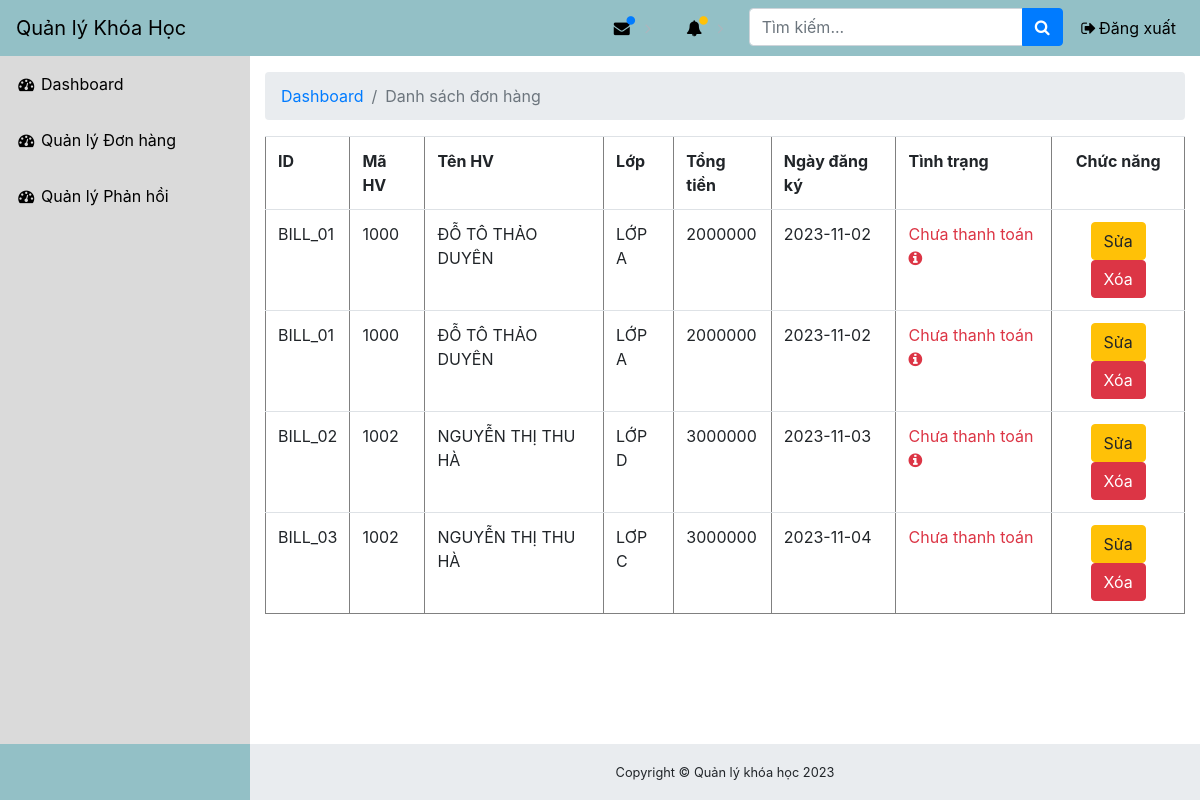
Page /index.php?action=listBill (signed in) on the earlier database version.
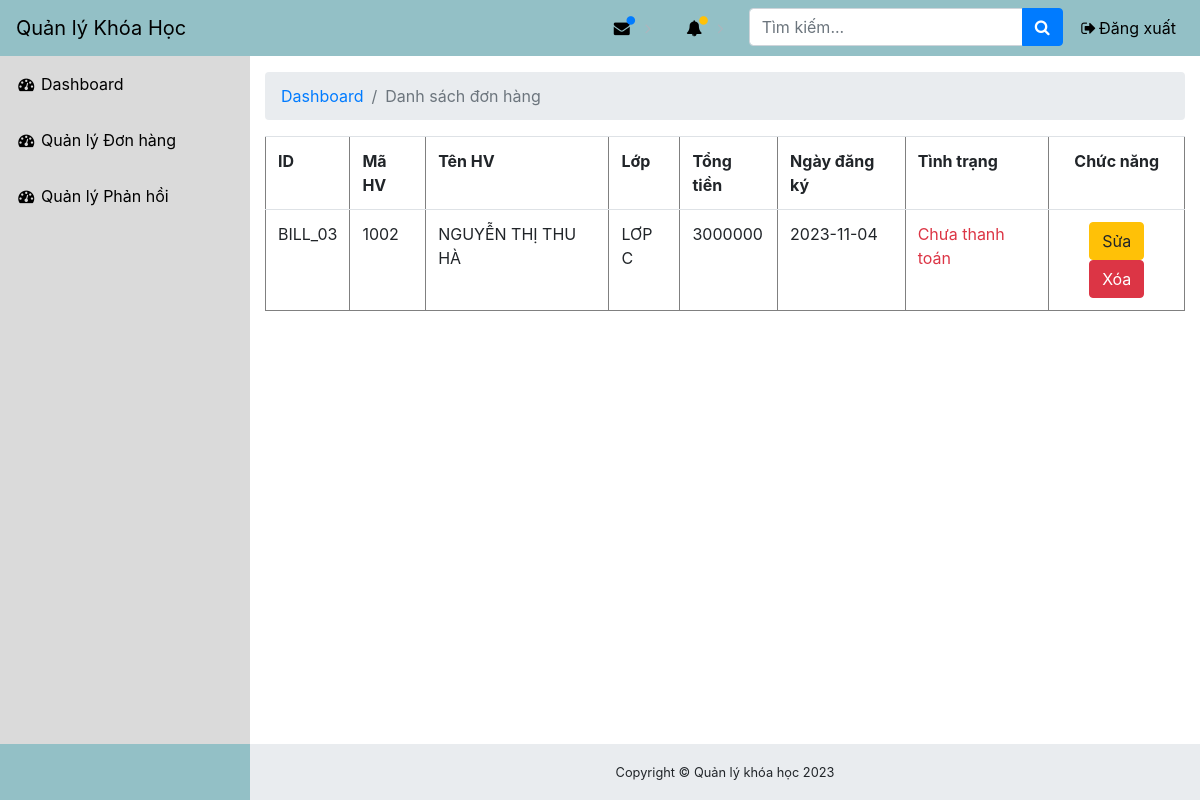
Same page on the later database version.
### tables this page shows
CREATE TABLE `bill` (
  `id_bill` varchar(10) NOT NULL,
  `date_bill` date NOT NULL,
  `id_hv` varchar(10) NOT NULL,
  `id_ql` varchar(10) NOT NULL,
  `id_class` varchar(10) NOT NULL,
  `total` double NOT NULL,
  `paid` tinyint(1) NOT NULL DEFAULT '0'
);

CREATE TABLE `student` (
  `id_hv` varchar(10) NOT NULL,
  `name` text NOT NULL,
  `gender` text NOT NULL,
  `date _of_birth` date NOT NULL,
  `phone` varchar(10) NOT NULL,
  `address` text NOT NULL,
  `email` varchar(100) NOT NULL,
  `level` varchar(10) NOT NULL
);

CREATE TABLE `class` (
  `id_class` varchar(10) NOT NULL,
  `name` text NOT NULL,
  `id_gv` varchar(10) NOT NULL,
  `level` varchar(10) NOT NULL,
  `id_course` varchar(10) NOT NULL,
  `time_start` time NOT NULL,
  `time_end` time NOT NULL
);

CREATE TABLE `payments` (
  `id` bigint NOT NULL,
  `id_bill` varchar(10) NOT NULL,
  `content` text,
  `created_at` timestamp NULL DEFAULT NULL,
  `updated_at` timestamp NULL DEFAULT NULL
);

### controllers/BillController.php (called while the page is built, shortened)
<?php
class BillController
{
    private $billModel;
    public function __construct($billModel, $managerModel, $classModel, $courseModel, $studentModel, $paymentModel)
    {
        $this->billModel = $billModel;
    }
    public function index($page = 1, $pageSize = 10)
    {
        try {
            $user_id = $_SESSION['user_id'];
            $role = $_SESSION['role'];
            if ($role != 'HV') {
                $user_id = null;
            }
            $totalBills = $this->billModel->getTotalBillCount($user_id);
            $totalPages = ceil($totalBills / $pageSize);
            $page = max(min($page, $totalPages), 1);
            $bills = $this->billModel->getBillsPerPage($page, $pageSize, $user_id);
            include('views/admin/bill/index.php');
        } catch (Exception $e) {
            die($e);
            $_SESSION['message'] = 'Có lỗi xảy ra: ' . $e->getMessage();
            header('Location: ' . $_SERVER['HTTP_REFERER']);
        }
    }
}

### database/connection.php (called while the page is built, shortened)
<?php
class Database
{
    public function __construct()
    {
        $this->pdo = $this->getConnection();
    }
    public function getConnection()
    {
        $db = "qlkhoahoc";
        $host = "mysql";
        $dsn = "mysql:dbname=$db;host=$host";
        $user = 'root';
        $pass = 'root';
        try {
            $pdo = new PDO($dsn, $user, $pass);
            $pdo->setAttribute(PDO::ATTR_ERRMODE, PDO::ERRMODE_EXCEPTION);
            $this->pdo = $pdo;
            return $this->pdo;
        } catch (Exception $e) {
            die('Kết nối không thành công: ' . $e->getMessage());
        }
    }
}

### models/BillModel.php (called while the page is built, shortened)
<?php
class BillModel extends Database
{
    public function getBillsPerPage($page, $pageSize, $userId = null)
    {
        $offset = ($page - 1) * $pageSize;
        if ($userId) {
            $sql = "SELECT bill.*, class.name as class_name, manager.name as manager_name, student.name as student_name, course.name as course_name, payments.content as content FROM bill
            INNER JOIN class ON bill.id_class = class.id_class
            INNER JOIN manager On bill.id_ql = manager.id_ql
            INNER JOIN student On bill.id_hv = student.id_hv
            INNER JOIN course On class.id_course = course.id_course
            LEFT JOIN payments ON bill.id_bill = payments.id_bill
            WHERE bill.id_hv = :userID
            LIMIT :offset, :pageSize";
        } else {
            $sql = "SELECT bill.*, class.name as class_name, manager.name as manager_name, student.name as student_name, course.name as course_name, payments.content as content FROM bill
            INNER JOIN class ON bill.id_class = class.id_class
            INNER JOIN manager On bill.id_ql = manager.id_ql
            INNER JOIN student On bill.id_hv = student.id_hv
            INNER JOIN course On class.id_course = course.id_course
            LEFT JOIN payments ON bill.id_bill = payments.id_bill
            LIMIT :offset, :pageSize";
        }
        $stmt = $this->pdo->prepare($sql);
        $stmt->bindParam(':offset', $offset, PDO::PARAM_INT);
        $stmt->bindParam(':pageSize', $pageSize, PDO::PARAM_INT);
        $stmt->execute();
        return $stmt->fetchAll(PDO::FETCH_ASSOC);
    }
    public function getTotalBillCount($userId = null)
    {
        if ($userId) {
            $sql = "SELECT COUNT(*) as count FROM bill where id_hv = $userId ";
        } else {
            $sql = "SELECT COUNT(*) as count FROM bill";
        }
        $stmt = $this->pdo->query($sql);
        $stmt->execute();
        return $stmt->fetch(PDO::FETCH_ASSOC)['count'];
    }
}

### views/admin/bill/index.php (the view, shortened to what this page needs)
<?php
$title = "Danh sách đơn hàng";
$textColor = [
    'danger',
    'primary',
    'warning'
];
$billStatus = [
    'Chưa thanh toán',
    'Đã thanh toán',
    'Chờ duyệt thanh toán',
];
?>
<table border="1" class="table">
    <tr>
        <th>ID</th>
        <th>Mã HV</th>
        <th>Tên HV</th>
        <th>Lớp</th>
        <th>Tổng tiền</th>
        <th>Ngày đăng ký</th>
        <th>Tình trạng</th>
        <th class="text-center">Chức năng</th>
    </tr>
    <?php foreach ($bills as $index => $bill) : ?>
    <tr>
        <td><?php echo $bill['id_bill']; ?></td>
        <td><?php echo $bill['id_hv']; ?></td>
        <td><?php echo $bill['student_name']; ?></td>
        <td><?php echo $bill['class_name']; ?></td>
        <td><?php echo $bill['total']; ?></td>
        <td><?php echo $bill['date_bill']; ?></td>
        <td><span class="text-<?php echo $textColor[$bill['paid']] ?>">
                <?php echo $billStatus[$bill['paid']]; ?>
                <?php if (isset($bill['content'])) { ?>
                <i class="fa fa-info-circle" aria-hidden="true" data-toggle="tooltip" data-placement="top"
                    title="Nội dung thanh toán: <?php echo $bill['content'] ?>"></i>
                <?php } ?>
            </span>
        </td>
        <td class="text-center">
            <?php if ($_SESSION['role'] == 'QL') { ?>
            <a class="btn btn-warning" href="index.php?action=updateBill&id=<?php echo $bill['id_bill']; ?>">Sửa</a>
            <a class="btn btn-danger" href="index.php?action=deleteBill&id=<?php echo $bill['id_bill']; ?>">Xóa</a>
            <?php } ?>
        </td>
    </tr>
    <?php endforeach; ?>
</table>
<?php
$content = ob_get_clean();
include('views/master_layout.php');

### index.php (shortened to what this page needs)
<?php
include('database/connection.php');
include('models/BillModel.php');
include('controllers/BillController.php');
$billModel = new BillModel();
$managerModel = new ManagerModel();
$classModel = new ClassModel();
$courseModel = new CourseModel();
$studentModel = new StudentModel();
$paymentModel = new PaymentModel();
$billController = new BillController($billModel, $managerModel, $classModel, $courseModel, $studentModel, $paymentModel);
$action = isset($_GET['action']) ? $_GET['action'] : 'index';
$page = isset($_GET['page']) ? $_GET['page'] : 1;
switch ($action) {
    case 'listBill':
        $billController->index($page);
        break;
}

### views/master_layout.php (shortened to what this page needs)
<!DOCTYPE html>
<html lang="en">
<head>
    <link rel="stylesheet" href="https://cdnjs.cloudflare.com/ajax/libs/twitter-bootstrap/4.0.0/css/bootstrap.css">
    <link rel="stylesheet" href="https://cdnjs.cloudflare.com/ajax/libs/font-awesome/4.7.0/css/font-awesome.css">
    <link rel="stylesheet" href="assets/css/main.css">
</head>
<body class="fixed-nav sticky-footer bg-dark" id="page-top">
    <nav class="navbar navbar-expand-lg navbar-dark bg-dark fixed-top" id="mainNav">
        <a class="navbar-brand" href="index.php">Quản lý Khóa Học</a>
        <div class="collapse navbar-collapse" id="navbarResponsive">
            <ul class="navbar-nav navbar-sidenav" id="exampleAccordion">
                <li class="nav-item" data-toggle="tooltip" data-placement="right" title="Dashboard">
                    <a class="nav-link" href="index.php">
                        <i class="fa fa-fw fa-dashboard"></i>
                        <span class="nav-link-text">Dashboard</span>
                    </a>
                </li>
                <?php if ($_SESSION['role'] == 'QL') { ?>
                <li class="nav-item" data-toggle="tooltip" data-placement="right" title="QL Đơn hàng">
                    <a class="nav-link" href="index.php?action=listBill">
                        <i class="fa fa-fw fa-dashboard"></i>
                        <span class="nav-link-text">Quản lý Đơn hàng</span>
                    </a>
                </li>
                <li class="nav-item" data-toggle="tooltip" data-placement="right" title="QL Phản hồi">
                    <a class="nav-link" href="index.php?action=listComment">
                        <i class="fa fa-fw fa-dashboard"></i>
                        <span class="nav-link-text">Quản lý Phản hồi</span>
                    </a>
                </li>
                <?php } ?>
            </ul>
            <ul class="navbar-nav ml-auto">
                <li class="nav-item dropdown">
                    <a class="nav-link dropdown-toggle mr-lg-2" id="messagesDropdown" href="#" data-toggle="dropdown"
                        aria-haspopup="true" aria-expanded="false">
                        <i class="fa fa-fw fa-envelope"></i>
                        <span class="indicator text-primary d-none d-lg-block">
                            <i class="fa fa-fw fa-circle"></i>
                        </span>
                    </a>
                </li>
                <li class="nav-item dropdown">
                    <a class="nav-link dropdown-toggle mr-lg-2" id="alertsDropdown" href="#" data-toggle="dropdown"
                        aria-haspopup="true" aria-expanded="false">
                        <i class="fa fa-fw fa-bell"></i>
                        <span class="indicator text-warning d-none d-lg-block">
                            <i class="fa fa-fw fa-circle"></i>
                        </span>
                    </a>
                </li>
                <li class="nav-item">
                    <form class="form-inline my-2 my-lg-0 mr-lg-2">
                        <div class="input-group">
                            <input class="form-control" type="text" placeholder="Tìm kiếm...">
                            <span class="input-group-append">
                                <button class="btn btn-primary" type="button">
                                    <i class="fa fa-search"></i>
                                </button>
                            </span>
                        </div>
                    </form>
                </li>
                <li class="nav-item">
                    <a class="nav-link" data-toggle="modal" data-target="#exampleModal">
                        <i class="fa fa-fw fa-sign-out"></i>Đăng xuất</a>
                </li>
            </ul>
        </div>
    </nav>
    <div class="content-wrapper">
        <div class="container-fluid">
            <ol class="breadcrumb">
                <li class="breadcrumb-item">
                    <a href="index.php">Dashboard</a>
                </li>
                <?php if (isset($_GET['action'])) { ?>
                <li class="breadcrumb-item active"><?php echo $title ?></li>
                <?php } ?>
            </ol>
            <div class="row">
                <div class="col-lg-12">
                    <?php echo $content ?>
                </div>
            </div>
        </div>
        <footer class="sticky-footer">
            <div class="container">
                <div class="text-center">
                    <small>Copyright © Quản lý khóa học <?php echo date('Y') ?></small>
                </div>
            </div>
        </footer>
    </div>
</body>
</html>

### assets/css/main.css (style rules this page uses)
html { position: relative; min-height: 100%; }
body { overflow-x: hidden; }
body.sticky-footer { margin-bottom: 56px; }
body.sticky-footer .content-wrapper { min-height: calc(100vh - 56px - 56px); }
body.fixed-nav { padding-top: 56px; }
.content-wrapper { min-height: calc(100vh - 56px); padding-top: 1rem; }
#mainNav .navbar-collapse { overflow: auto; max-height: 75vh; }
#mainNav .navbar-collapse .navbar-nav .nav-item .nav-link { cursor: pointer; }
#mainNav .navbar-collapse .navbar-nav>.nav-item.dropdown>.nav-link { position: relative; min-width: 45px; }
#mainNav .navbar-collapse .navbar-nav>.nav-item.dropdown>.nav-link:after { float: right; width: auto; content: '\f105'; border: none; font-family: 'FontAwesome'; }
#mainNav .navbar-collapse .navbar-nav>.nav-item.dropdown>.nav-link .indicator { position: absolute; top: 5px; left: 21px; font-size: 10px; }
@media (min-width: 992px) { #mainNav .navbar-brand { width: 250px; } }
@media (min-width: 992px) { #mainNav .navbar-collapse { overflow: visible; max-height: none; } }
@media (min-width: 992px) { #mainNav .navbar-collapse .navbar-sidenav { position: absolute; top: 0; left: 0; -webkit-flex-direction: column; -ms-flex-direction: column; flex-direction: column; margin-top: 56px; } }
@media (min-width: 992px) { #mainNav .navbar-collapse .navbar-sidenav>.nav-item { width: 250px; padding: 0; } }
@media (min-width: 992px) { #mainNav .navbar-collapse .navbar-sidenav>.nav-item>.nav-link { padding: 1em; } }
@media (min-width: 992px) { #mainNav .navbar-collapse .navbar-nav>.nav-item.dropdown>.nav-link { min-width: 0; } }
@media (min-width: 992px) { #mainNav .navbar-collapse .navbar-nav>.nav-item.dropdown>.nav-link:after { width: 24px; text-align: center; } }
@media (min-width: 992px) { #mainNav.fixed-top .navbar-sidenav { height: calc(100vh - 112px); } }
.content-wrapper { overflow-x: hidden; background: white; }
@media (min-width: 992px) { .content-wrapper { margin-left: 250px; } }
#mainNav.navbar-dark .navbar-collapse .navbar-sidenav>.nav-item>.nav-link { color: #868e96; }
#mainNav.navbar-dark .navbar-collapse .navbar-nav>.nav-item.dropdown>.nav-link:after { color: #adb5bd; }
@media (min-width: 992px) { #mainNav.navbar-dark .navbar-collapse .navbar-sidenav { background: #343a40; } }
footer.sticky-footer { position: absolute; right: 0; bottom: 0; width: 100%; height: 56px; background-color: #e9ecef; line-height: 55px; }
@media (min-width: 992px) { footer.sticky-footer { width: calc(100% - 250px); } }
.bg-dark { background-color: #93c0c6 !important; }
.navbar-sidenav { background: #dadada !important; }
.navbar-brand, .navbar-sidenav .nav-link>*, .nav-link { color: #000 !important; }

Differences in the rows shown:
removed bill: id_bill "BILL_01", id_hv "1000", id_hv.name "ĐỖ TÔ THẢO DUYÊN", id_class.name "LỚP A", total "2000000", date_bill "2023-11-02", paid "Chưa thanh toán"
removed bill: id_bill "BILL_02", id_hv "1002", id_hv.name "NGUYỄN THỊ THU HÀ", id_class.name "LỚP D", total "3000000", date_bill "2023-11-03", paid "Chưa thanh toán"
